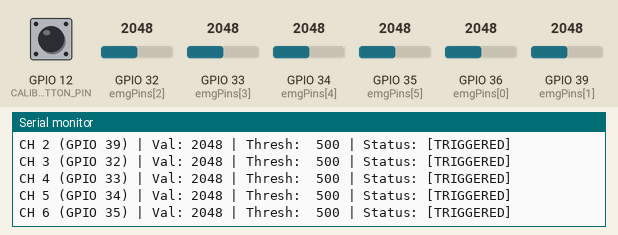
Bench run of a sketch on a simulated ESP32. Shown: the last lines printed to the serial monitor. The test bench sets the inputs (shaded band); at power-on: GPIO 32 (emgPins[2]) = 2048, GPIO 12 (CALIBRATE_BUTTON_PIN) HIGH, GPIO 33 (emgPins[3]) = 2048, GPIO 34 (emgPins[4]) = 2048, GPIO 35 (emgPins[5]) = 2048, GPIO 36 (emgPins[0]) = 2048, GPIO 39 (emgPins[1]) = 2048.

Above: at 1.2 s.
1.3 s: GPIO 32 (emgPins[2]) set to 122
3.1 s: GPIO 12 (CALIBRATE_BUTTON_PIN) pulled LOW for 0.15 s
At 4.3 s:
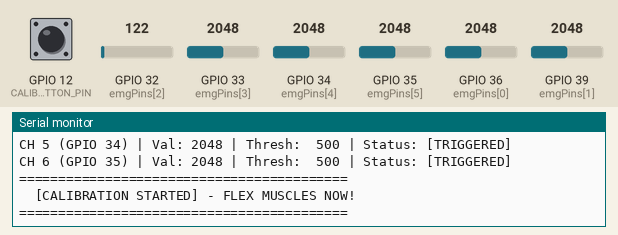
4.7 s: GPIO 33 (emgPins[3]) set to 2866
7.7 s: GPIO 34 (emgPins[4]) set to 1228
At 8.33 s:
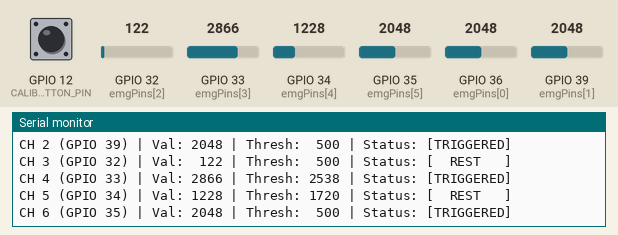
9.6 s: GPIO 34 (emgPins[4]) set to 122
At 9.95 s:
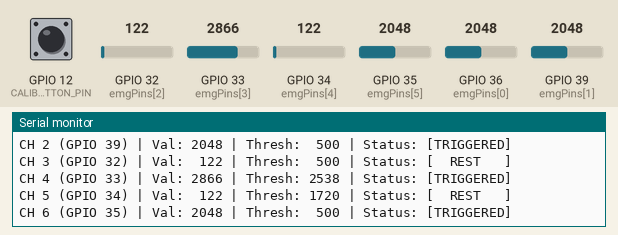
11.5 s: GPIO 32 (emgPins[2]) set to 1228
Timing chart, 0 to 14.5 s (numbered marks = the images above; inputs shaded):
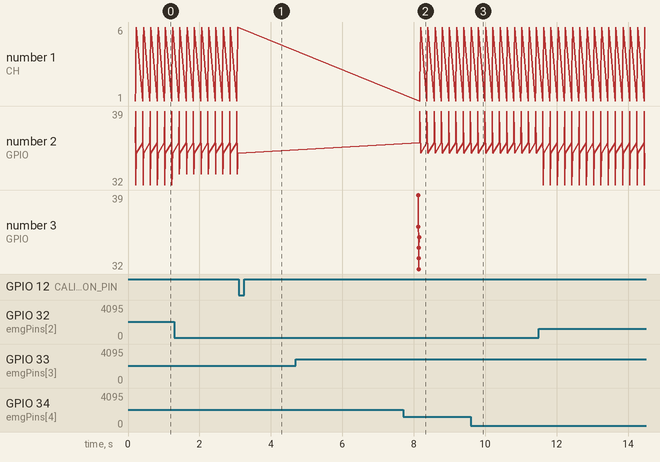

The sketch:

EMG_6CH_Offline_Calibration.ino
```cpp
const int NUM_SENSORS = 6;
const int emgPins[NUM_SENSORS] = {36, 39, 32, 33, 34, 35};
const char* sensorNames[NUM_SENSORS] = {"Sensor 1 (GPIO 36)", "Sensor 2 (GPIO 39)", "Sensor 3 (GPIO 32)", "Sensor 4 (GPIO 33)", "Sensor 5 (GPIO 34)", "Sensor 6 (GPIO 35)"};

const int CALIBRATE_BUTTON_PIN = 12;

int sensorValues[NUM_SENSORS] = {0};
int thresholds[NUM_SENSORS] = {500, 500, 500, 500, 500, 500};
int maxSignals[NUM_SENSORS] = {0};
int minSignals[NUM_SENSORS] = {4095};

bool isCalibrating = false;
unsigned long calibrationEndTime = 0;
const unsigned long CALIBRATION_DURATION = 5000;

unsigned long lastSerialPrintTime = 0;
const unsigned long SERIAL_PRINT_INTERVAL = 200;

void startCalibrationRoutine() {
  if (!isCalibrating) {
    isCalibrating = true;
    calibrationEndTime = millis() + CALIBRATION_DURATION;
    for(int i = 0; i < NUM_SENSORS; i++) {
      maxSignals[i] = 0;
      minSignals[i] = 4095;
    }
    Serial.println("\n==========================================");
    Serial.println("  [CALIBRATION STARTED] - FLEX MUSCLES NOW! ");
    Serial.println("==========================================");
  }
}

void setup() {
  Serial.begin(115200);
  for(int i = 0; i < NUM_SENSORS; i++) {
    pinMode(emgPins[i], INPUT);
  }
  pinMode(CALIBRATE_BUTTON_PIN, INPUT_PULLUP);
  analogSetAttenuation(ADC_11db);
  Serial.println("\n--- ESP32 Offline 6-Channel EMG Initialized ---");
  Serial.printf("Press the button on GPIO 12 to run a %d-second calibration.\n\n", CALIBRATION_DURATION / 1000);
}

void loop() {
  if (digitalRead(CALIBRATE_BUTTON_PIN) == LOW) {
    startCalibrationRoutine();
    delay(200);
  }

  for (int i = 0; i < NUM_SENSORS; i++) {
    sensorValues[i] = analogRead(emgPins[i]);
    if (isCalibrating) {
      if (sensorValues[i] > maxSignals[i]) maxSignals[i] = sensorValues[i];
      if (sensorValues[i] < minSignals[i]) minSignals[i] = sensorValues[i];
    }
  }

  if (isCalibrating && (millis() >= calibrationEndTime)) {
    isCalibrating = false;
    Serial.println("\n==========================================");
    Serial.println("          CALIBRATION COMPLETED           ");
    Serial.println("==========================================");
    for (int i = 0; i < NUM_SENSORS; i++) {
      if (maxSignals[i] > minSignals[i]) {
        thresholds[i] = minSignals[i] + ((maxSignals[i] - minSignals[i]) * 0.60);
      }
      Serial.printf("%s -> Min: %d | Max: %d | New Threshold: %d\n", sensorNames[i], minSignals[i], maxSignals[i], thresholds[i]);
    }
    Serial.println("==========================================\n");
  }

  if (!isCalibrating && (millis() - lastSerialPrintTime >= SERIAL_PRINT_INTERVAL)) {
    lastSerialPrintTime = millis();
    Serial.println("--- Live Offline EMG Telemetry ---");
    for (int i = 0; i < NUM_SENSORS; i++) {
      bool isTriggered = (sensorValues[i] >= thresholds[i]);
      Serial.printf("CH %d (GPIO %d) | Val: %4d | Thresh: %4d | Status: [%s]\n",
                    i + 1, emgPins[i], sensorValues[i], thresholds[i],
                    isTriggered ? "TRIGGERED" : "  REST   ");
    }
    Serial.println();
  }

  delay(10);
}
```

Measured:
- after the input at 3.1 s, the serial monitor: prints a new line at once (image 1)
- after the input at 7.7 s, the serial monitor: prints a new line after 0.44 s (image 2)
- after the input at 9.6 s, the serial monitor: prints a new line after 0.20 s (image 3)
